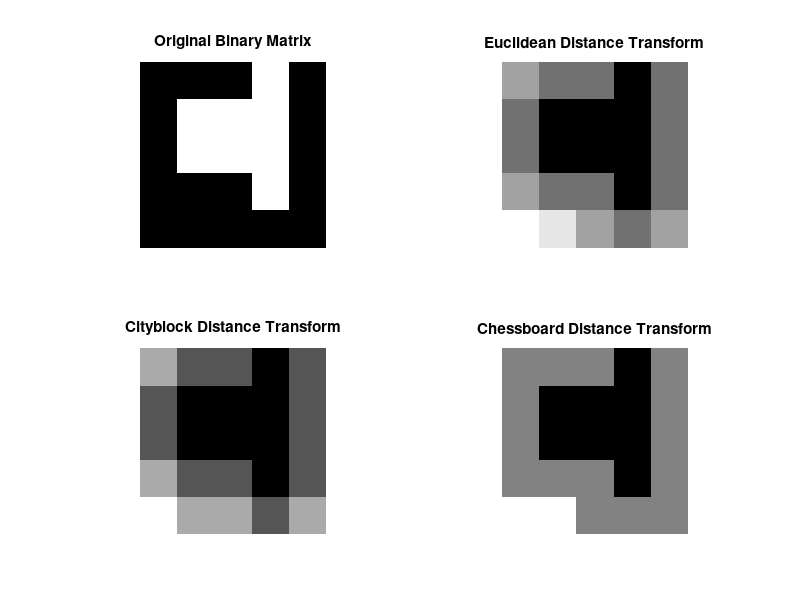

Write the MATLAB code that produced this figure.
BW = [0, 0, 0, 1, 0;
      0, 1, 1, 1, 0;
      0, 1, 1, 1, 0;
      0, 0, 0, 1, 0;
      0, 0, 0, 0, 0];

% Compute distance transforms
dist_transform_euclidean = bwdist(BW, 'euclidean');
dist_transform_cityblock = bwdist(BW, 'cityblock');
dist_transform_chessboard = bwdist(BW, 'chessboard');

% Display the original matrix and distance transforms
figure;

subplot(2, 2, 1);
imshow(BW);
title('Original Binary Matrix');

subplot(2, 2, 2);
imshow(dist_transform_euclidean, []);
title('Euclidean Distance Transform');
disp('Euclidean Distance Transform:');
disp(dist_transform_euclidean);

subplot(2, 2, 3);
imshow(dist_transform_cityblock, []);
title('Cityblock Distance Transform');
disp('Cityblock Distance Transform:');
disp(dist_transform_cityblock);

subplot(2, 2, 4);
imshow(dist_transform_chessboard, []);
title('Chessboard Distance Transform');
disp('Chessboard Distance Transform:');
disp(dist_transform_chessboard);